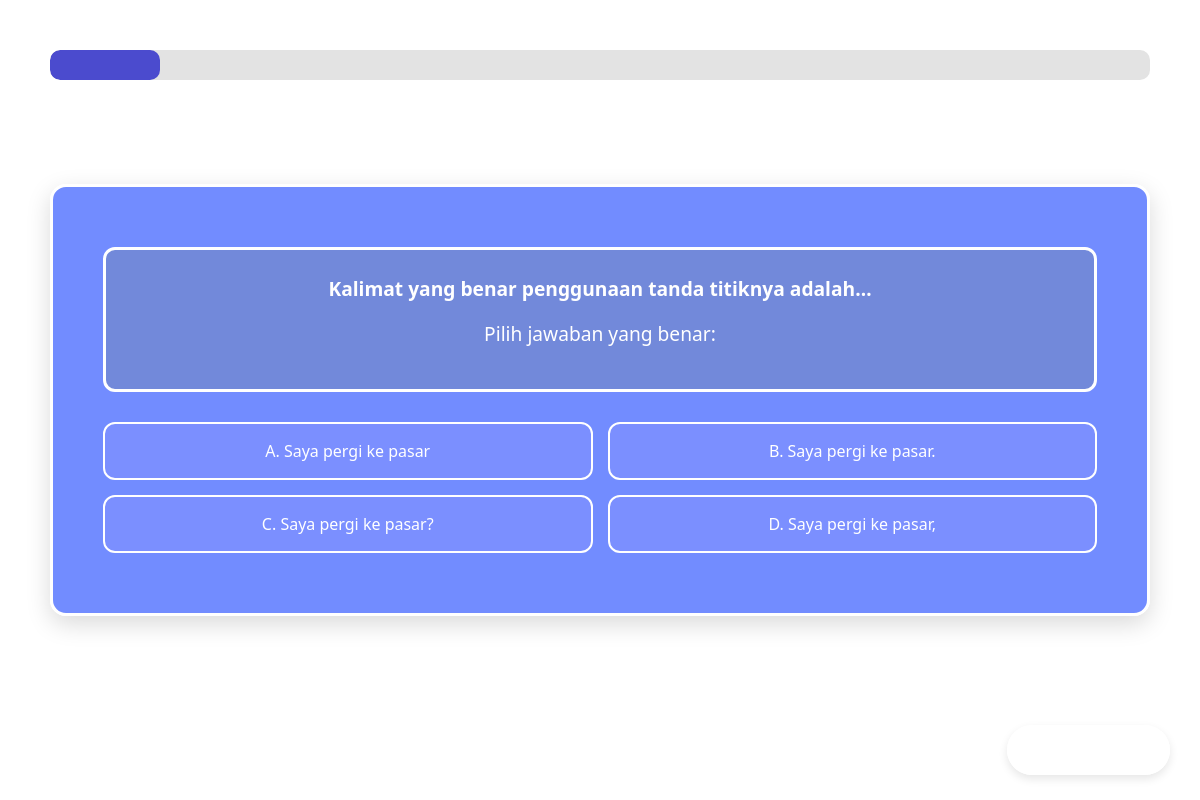
/quiz/11/soal/0/, run on the app's committed database.
### quiz/models.py (models this page shows, shortened)
class Soal(models.Model):
    TIPE_SOAL = [
        ("pilgan", "Pilihan Ganda"),
        ("dragdrop", "Drag & Drop"),
        ("isian", "Isian"),
        ("benarsalah", "Benar atau Salah"),
    ]
    quiz = models.ForeignKey(Quiz, on_delete=models.CASCADE, related_name="soal")
    tipe = models.CharField(max_length=20, choices=TIPE_SOAL)
    urutan = models.IntegerField(default=1)
    pertanyaan = models.TextField()
    opsi_a = models.CharField(max_length=255, blank=True, null=True)
    opsi_b = models.CharField(max_length=255, blank=True, null=True)
    opsi_c = models.CharField(max_length=255, blank=True, null=True)
    opsi_d = models.CharField(max_length=255, blank=True, null=True)
    jawaban_drag = models.JSONField(blank=True, null=True)
    jawaban_isian = models.JSONField(blank=True, null=True)
    jawaban_benarsalah = models.BooleanField(blank=True, null=True)
    jawaban_benar = models.CharField(max_length=255, blank=True, null=True)
    poin = models.IntegerField(default=10)  # poin untuk leaderboard
    penjelasan = models.TextField(blank=True, null=True)  # alasan jawaban benar

### quiz/views.py (the view, shortened to what this page needs)
# urls.py: path('<int:quiz_id>/soal/<int:nomor>/', views.tampil_soal, name='tampil_soal'),
def tampil_soal(request, quiz_id, nomor):
    quiz = get_object_or_404(Quiz, id=quiz_id)
    soal_list = quiz.soal.all().order_by("urutan")
    total = soal_list.count()
    if nomor == 0:
        request.session["jawaban_user"] = {}
    if nomor < 0 or nomor >= total:
        return redirect("hasil_jawaban")
    soal = soal_list[nomor]
    progress = int(((nomor + 1) / total) * 100)
    TEMPLATE_MAP = {
        "pilgan": "quiz/Pilgan.html",
        "dragdrop": "quiz/DragandDrop.html",
        "isian": "quiz/Isian.html",
        "benarsalah": "quiz/BenarSalah.html",
    }
    template = TEMPLATE_MAP.get(soal.tipe, "quiz/Pilgan.html")
    context = {
        "quiz": quiz,
        "soal": soal,
        "nomor": nomor,
        "total_soal": total,
        "progress": progress,
    }
    if soal.tipe == "dragdrop":
        context["html_pertanyaan"] = soal.pertanyaan.replace("___", "<span class='drop-slot'></span>")
        context["drag_items"] = soal.jawaban_drag or []
    if soal.tipe == "isian":
        context["parts"] = soal.pertanyaan.split("___")
    return render(request, template, context)

### quiz/templates/quiz/Pilgan.html (shortened to what this page needs)
{% load static %}
<!DOCTYPE html>
<html lang="id">
<head>
  <link href="https://cdn.jsdelivr.net/npm/bootstrap@5.3.0/dist/css/bootstrap.min.css" rel="stylesheet">
</head>
<body>
  {% include "quiz/progress.html" with progress=progress %}
  <div class="quiz-container">
    <div class="question">
        <p><strong>{{ soal.pertanyaan|safe }}</strong></p>
        <p>Pilih jawaban yang benar:</p>
    </div>
    <div class="answers">
        {% if soal.opsi_a %}
        {% with teks=soal.opsi_a|striptags %}
        <button class="answer-btn" data-value="A" data-text="{{ teks|slice:'3:' }}">
            {{ teks }}
        </button>
        {% endwith %}
        {% endif %}
        {% if soal.opsi_b %}
        {% with teks=soal.opsi_b|striptags %}
        <button class="answer-btn" data-value="B" data-text="{{ teks|slice:'3:' }}">
            {{ teks }}
        </button>
        {% endwith %}
        {% endif %}
        {% if soal.opsi_c %}
        {% with teks=soal.opsi_c|striptags %}
        <button class="answer-btn" data-value="C" data-text="{{ teks|slice:'3:' }}">
            {{ teks }}
        </button>
        {% endwith %}
        {% endif %}
        {% if soal.opsi_d %}
        {% with teks=soal.opsi_d|striptags %}
        <button class="answer-btn" data-value="D" data-text="{{ teks|slice:'3:' }}">
            {{ teks }}
        </button>
        {% endwith %}
        {% endif %}
    </div>
  </div>
  <a id="nextBtn" class="btn btn-berikutnya disabled">
  </a>
</body>
</html>

### quiz/templates/quiz/Pilgan.html (style rules this page uses)
.btn-berikutnya.disabled { pointer-events: none; opacity: 0.5; }

### data on the page
Soal: pertanyaan "Kalimat yang benar penggunaan tanda titiknya adalah…", opsi_a "A. Saya pergi ke pasar", opsi_b "B. Saya pergi ke pasar.", opsi_c "C. Saya pergi ke pasar?", opsi_d "D. Saya pergi ke pasar,"
